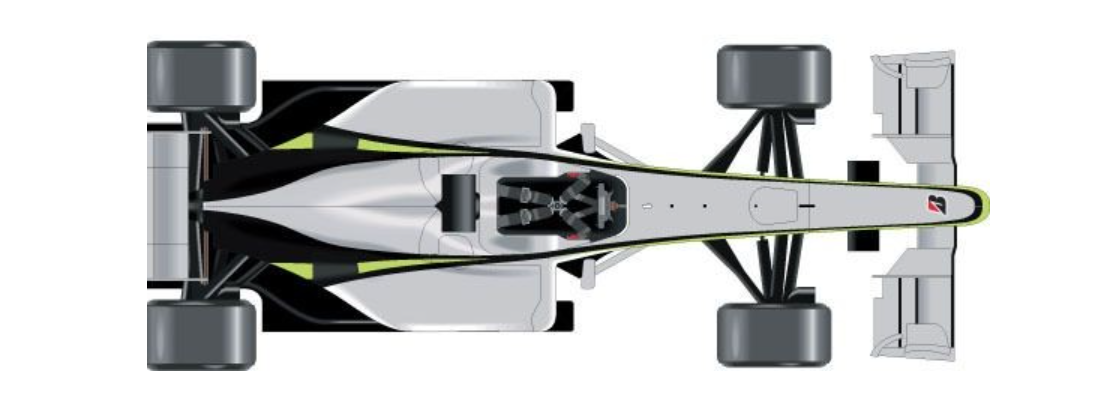
#> input picture car.png, 1098 x 410 px
$ python create_track.py
#> lines starting #> are read from the running program, lines starting #| are printed output that depends on the picture; after the words box and inside, x2 and y2 are one past the last pixel; in counts of white or black regions, pixels touching at a corner belong together
import cv2
import numpy as np
import matplotlib.pyplot as plt

def create_track(image_size, track_width, turning_point):
#> called with image_size = (1300, 2100), track_width = 100
    track_map = np.zeros((image_size[0], image_size[1], 3), dtype=np.uint8)
    for i in range(len(turning_point)):
        cv2.circle(track_map, turning_point[i], int(track_width/2), (0,255,0), -1)
        if i != len(turning_point)- 1:
            cv2.line(track_map, turning_point[i],turning_point[i+1], (0,255,0), track_width)
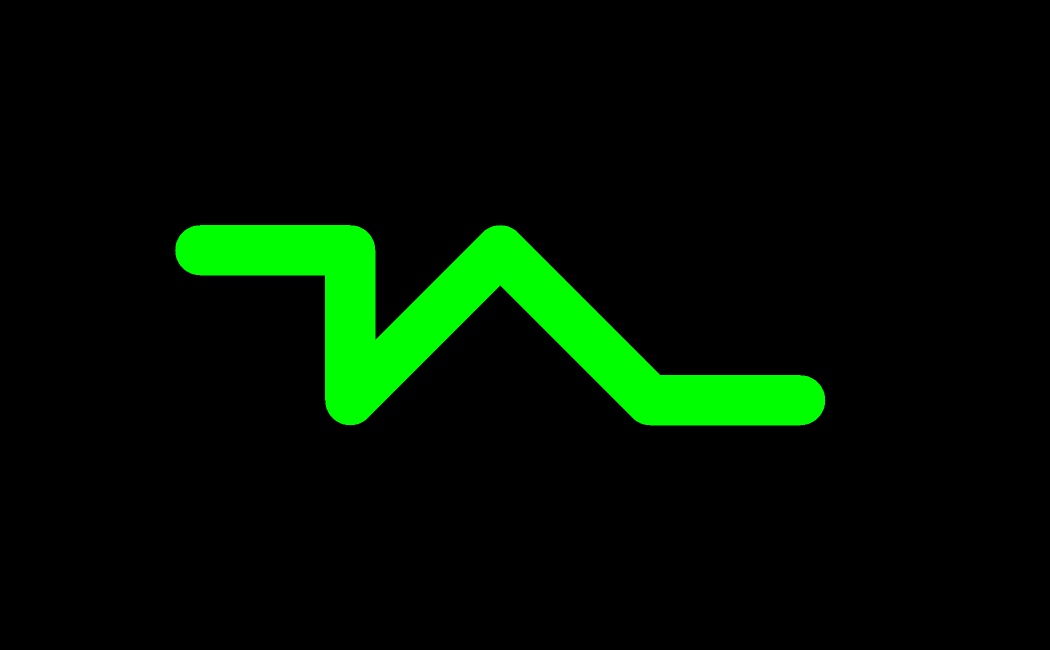
#> track_map: shape (1300, 2100, 3) (shown at 1/2 size); mean of channels 0, 1, 2 0, 16.7, 0; drawn as B, G, R
    start_point = turning_point[0]


    end_point = turning_point[-1]
    angles = []
    for i in range(len(turning_point)-1):
        point1 = turning_point[i]
        point2 = turning_point[i+1]

        v = np.array([point2[0] - point1[0], point2[1] - point1[1]])
        uv = v / np.linalg.norm(v)
        angle = np.arctan2(uv[1], uv[0])
        angles.append(angle)
    final_ckpt = end_point

    if angles[0] == 0:
        cv2.rectangle(track_map, (int(start_point[0] - track_width / 2), int(start_point[1] - track_width / 2)),
                      (int(start_point[0] - 1), int(start_point[1] + track_width / 2)), (0, 0, 0), -1)
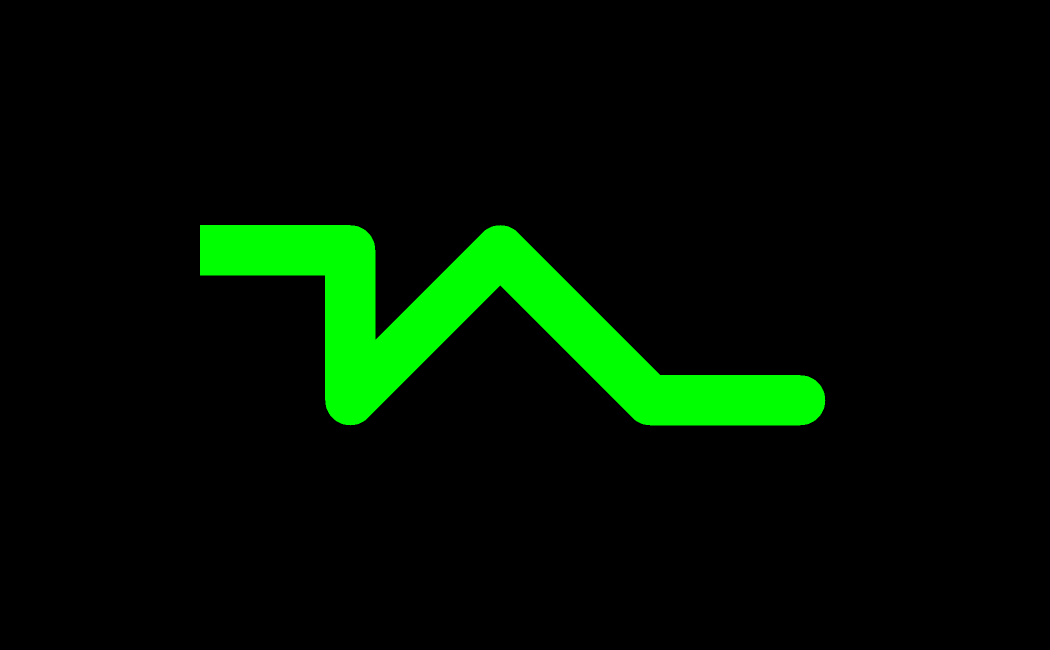
#> track_map: shape (1300, 2100, 3) (shown at 1/2 size); 0.14% of pixels changed, all inside (x1, y1, x2, y2) = (350, 451, 400, 550); drawn as B, G, R
    else:
        cv2.rectangle(track_map, (int(start_point[0] - track_width / 2), int(start_point[1] - track_width / 2)),
                      (int(start_point[0] + track_width / 2), int(start_point[1] - 1)), (0, 0, 0), -1)

    return track_map, angles, start_point, turning_point[1:-1], final_ckpt

def rotate_image(image, angle):
    image_center = tuple(np.array(image.shape[1::-1]) / 2)
    rot_mat = cv2.getRotationMatrix2D(image_center, angle, 1.0)
    result = cv2.warpAffine(image, rot_mat, image.shape[1::-1], flags=cv2.INTER_LINEAR)
    return result

def control_position(x,y,angle_now,angle_change,v):
    angle_now += angle_change
    angle = angle_now / 180 * np.pi
    x += v*np.cos(angle)
    y += v*np.sin(angle)
    return int(x),int(y), angle_now

if __name__ == '__main__':
    turning_point = [
        (400, 500),
        (700, 500),
        (700, 800),
        (1000, 500),
        (1300, 800),
        (1600, 800)
    ]
    # turning_point = [
    #     (400, 500),
    #     (700, 500),
    #     (700, 800),
    #     (1000, 800),
    #     (1200, 600),
    #     (1600, 600)
    # ]
    # turning_point = [
    #     (400, 500),
    #     (400, 800),
    #     (600, 600),
    #     (900, 600),
    #     (1100, 800),
    #     (1400, 800)
    # ]
    # turning_point = [
    #     (400, 500),
    #     (700, 500),
    #     (700, 800),
    #     (1000, 800),
    #     (1300, 500),
    #     (1600, 800)
    # ]
    # turning_point = [
    #     (400, 500),
    #     (400, 800),
    #     (700, 500),
    #     (1000, 500),
    #     (1000, 800),
    #     (1300, 800)
    # ]

    image_size = (1300, 2100)
    track_map, angles, start_point, ckpt, final_ckpt = create_track(image_size, 100, turning_point)
#> angles = [0, 1.57, -0.785, 0.785, 0]; start_point = (400, 500); ckpt = [(700, 500), (700, 800), (1000, 500), (1300, 800)]; final_ckpt = (1600, 800)
    local_w,local_h = 350,350

    speed, angle = 0,0

    cv2.imwrite('track.jpg', track_map)
    cv2.imshow('track', track_map)
    cv2.waitKey(0)
    x, y = start_point
#> x = 400; y = 500
    angle_point = 0
    while speed != 100:
        angle = float(input('angle:'))
#> the answer given: 3
        speed = float(input('speed:'))
#> the answer given: 3
        car_image = cv2.imread('../car.png')
#> car_image is the input picture: shape (410, 1098, 3); mean B, G, R 202.7, 202.4, 201.3
        car_image = cv2.resize(car_image, (10,10))

        x,y, angle_point = control_position(x,y,angle_point, angle,speed)
#> in control_position, `x += v*np.cos(angle)`: x = 403
#> in control_position, `y += v*np.sin(angle)`: y = 500.2
#> x = 402; angle_point = 3
        print(x, y, angle_point)
#| 402 500 3.0
        local_area = track_map[y-local_h:y+local_h, x-local_w:x+local_w]
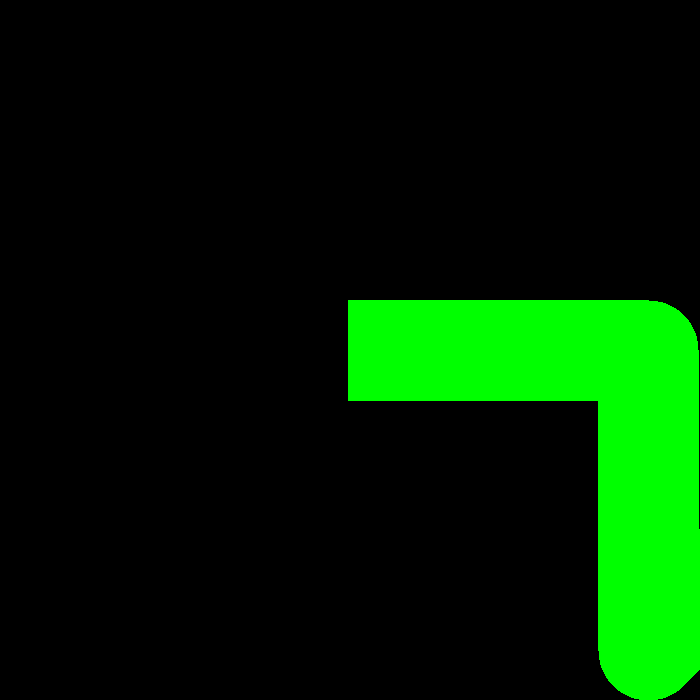
#> local_area: shape (700, 700, 3); mean of channels 0, 1, 2 0, 33.4, 0; drawn as B, G, R
        local_area = rotate_image(local_area, angle_point)
#> in rotate_image, `rot_mat = cv2.getRotationMatrix2D(image_center, angle, 1.0)`: rot_mat = [[0.999, 0.0523, -17.84], [-0.0523, 0.999, 18.8]]
#> in rotate_image, `result = cv2.warpAffine(image, rot_mat, image.shape[1::-1], flags=cv2...`:
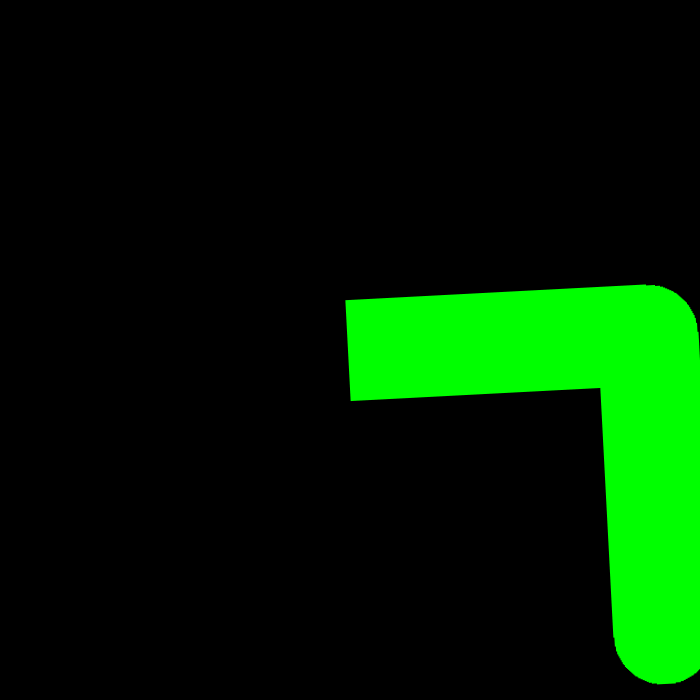
#> result: shape (700, 700, 3); mean of channels 0, 1, 2 0, 32.1, 0; drawn as B, G, R

        c_h, c_w,_ = car_image.shape
#> c_h = 10; c_w = 10
        a_h, a_w,_ = local_area.shape
#> a_h = 700; a_w = 700

        x_offset = int((a_w - c_w) / 2)
#> x_offset = 345
        y_offset = int((a_h - c_h) / 2)
#> y_offset = 345

        local_area[y_offset:y_offset+c_h,x_offset:x_offset+c_w] = car_image
#> local_area: shape (700, 700, 3); 0.02% of pixels changed, all inside (x1, y1, x2, y2) = (345, 345, 355, 355)

        vision_image = local_area[int(a_h/2-112):int(a_h/2+112), int(a_w/2):int(a_w/2+224)]
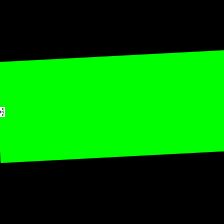
#> vision_image: shape (224, 224, 3); mean of channels 0, 1, 2 0.2, 115.1, 0.2; drawn as B, G, R
#> the answer given: 3
#> the answer given: 3
#> the answer given: 3
#> the answer given: 3
#> (the run stopped early here; a loop or call above may not have finished)
